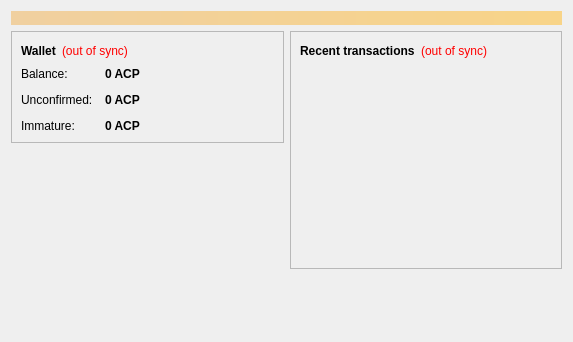
<?xml version="1.0" encoding="UTF-8"?>
<ui version="4.0">
 <class>OverviewPage</class>
 <widget class="QWidget" name="OverviewPage">
  <property name="geometry">
   <rect>
    <x>0</x>
    <y>0</y>
    <width>573</width>
    <height>342</height>
   </rect>
  </property>
  <property name="windowTitle">
   <string>Form</string>
  </property>
  <layout class="QVBoxLayout" name="topLayout">
   <item>
    <widget class="QLabel" name="labelAlerts">
     <property name="visible">
      <bool>false</bool>
     </property>
     <property name="styleSheet">
      <string notr="true">background-color: qlineargradient(x1: 0, y1: 0, x2: 1, y2: 0, stop:0 #F0D0A0, stop:1 #F8D488); color:#000000;</string>
     </property>
     <property name="wordWrap">
      <bool>true</bool>
     </property>
     <property name="margin">
      <number>3</number>
     </property>
    </widget>
   </item>
   <item>
    <layout class="QHBoxLayout" name="horizontalLayout" stretch="1,1">
     <item>
      <layout class="QVBoxLayout" name="verticalLayout_2">
       <item>
        <widget class="QFrame" name="frame">
         <property name="frameShape">
          <enum>QFrame::StyledPanel</enum>
         </property>
         <property name="frameShadow">
          <enum>QFrame::Raised</enum>
         </property>
         <layout class="QVBoxLayout" name="verticalLayout_4">
          <item>
           <layout class="QHBoxLayout" name="horizontalLayout_4">
            <item>
             <widget class="QLabel" name="label_5">
              <property name="font">
               <font>
                <weight>75</weight>
                <bold>true</bold>
               </font>
              </property>
              <property name="text">
               <string>Wallet</string>
              </property>
             </widget>
            </item>
            <item>
             <widget class="QLabel" name="labelWalletStatus">
              <property name="toolTip">
               <string>The displayed information may be out of date. Your wallet automatically synchronizes with the AnarchistsPrime network after a connection is established, but this process has not completed yet.</string>
              </property>
              <property name="styleSheet">
               <string notr="true">QLabel { color: red; }</string>
              </property>
              <property name="text">
               <string notr="true">(out of sync)</string>
              </property>
              <property name="alignment">
               <set>Qt::AlignLeading|Qt::AlignLeft|Qt::AlignVCenter</set>
              </property>
             </widget>
            </item>
            <item>
             <spacer name="horizontalSpacer_2">
              <property name="orientation">
               <enum>Qt::Horizontal</enum>
              </property>
              <property name="sizeHint" stdset="0">
               <size>
                <width>40</width>
                <height>20</height>
               </size>
              </property>
             </spacer>
            </item>
           </layout>
          </item>
          <item>
           <layout class="QFormLayout" name="formLayout_2">
            <property name="fieldGrowthPolicy">
             <enum>QFormLayout::AllNonFixedFieldsGrow</enum>
            </property>
            <property name="horizontalSpacing">
             <number>12</number>
            </property>
            <property name="verticalSpacing">
             <number>12</number>
            </property>
            <item row="0" column="0">
             <widget class="QLabel" name="label">
              <property name="text">
               <string>Balance:</string>
              </property>
             </widget>
            </item>
            <item row="0" column="1">
             <widget class="QLabel" name="labelBalance">
              <property name="font">
               <font>
                <weight>75</weight>
                <bold>true</bold>
               </font>
              </property>
              <property name="cursor">
               <cursorShape>IBeamCursor</cursorShape>
              </property>
              <property name="toolTip">
               <string>Your current balance</string>
              </property>
              <property name="text">
               <string notr="true">0 ACP</string>
              </property>
              <property name="textInteractionFlags">
               <set>Qt::LinksAccessibleByMouse|Qt::TextSelectableByKeyboard|Qt::TextSelectableByMouse</set>
              </property>
             </widget>
            </item>
            <item row="1" column="0">
             <widget class="QLabel" name="label_3">
              <property name="text">
               <string>Unconfirmed:</string>
              </property>
             </widget>
            </item>
            <item row="1" column="1">
             <widget class="QLabel" name="labelUnconfirmed">
              <property name="font">
               <font>
                <weight>75</weight>
                <bold>true</bold>
               </font>
              </property>
              <property name="cursor">
               <cursorShape>IBeamCursor</cursorShape>
              </property>
              <property name="toolTip">
               <string>Total of transactions that have yet to be confirmed, and do not yet count toward the current balance</string>
              </property>
              <property name="text">
               <string notr="true">0 ACP</string>
              </property>
              <property name="textInteractionFlags">
               <set>Qt::LinksAccessibleByMouse|Qt::TextSelectableByKeyboard|Qt::TextSelectableByMouse</set>
              </property>
             </widget>
            </item>
            <item row="2" column="0">
             <widget class="QLabel" name="labelImmatureText">
              <property name="text">
               <string>Immature:</string>
              </property>
             </widget>
            </item>
            <item row="2" column="1">
             <widget class="QLabel" name="labelImmature">
              <property name="font">
               <font>
                <weight>75</weight>
                <bold>true</bold>
               </font>
              </property>
              <property name="toolTip">
               <string>Mined balance that has not yet matured</string>
              </property>
              <property name="text">
               <string notr="true">0 ACP</string>
              </property>
              <property name="textInteractionFlags">
               <set>Qt::LinksAccessibleByMouse|Qt::TextSelectableByKeyboard|Qt::TextSelectableByMouse</set>
              </property>
             </widget>
            </item>
           </layout>
          </item>
         </layout>
        </widget>
       </item>
       <item>
        <spacer name="verticalSpacer">
         <property name="orientation">
          <enum>Qt::Vertical</enum>
         </property>
         <property name="sizeHint" stdset="0">
          <size>
           <width>20</width>
           <height>40</height>
          </size>
         </property>
        </spacer>
       </item>
      <item>
         <widget class="QLabel" name="coinimage">
          <property name="text">
           <string/>
          </property>
          <property name="pixmap">
           <pixmap resource="../bitcoin.qrc">:/icons/bitcoin</pixmap>
          </property>
          <property name="scaledContents">
           <bool>false</bool>
          </property>
          <property name="alignment">
           <set>Qt::AlignCenter</set>
          </property>
          <property name="margin">
           <number>-2</number>
          </property>
         </widget>
        </item>
      </layout>
     </item>
     <item>
      <layout class="QVBoxLayout" name="verticalLayout_3">
       <item>
        <widget class="QFrame" name="frame_2">
         <property name="frameShape">
          <enum>QFrame::StyledPanel</enum>
         </property>
         <property name="frameShadow">
          <enum>QFrame::Raised</enum>
         </property>
         <layout class="QVBoxLayout" name="verticalLayout">
          <item>
           <layout class="QHBoxLayout" name="horizontalLayout_2">
            <item>
             <widget class="QLabel" name="label_4">
              <property name="text">
               <string>&lt;b&gt;Recent transactions&lt;/b&gt;</string>
              </property>
             </widget>
            </item>
            <item>
             <widget class="QLabel" name="labelTransactionsStatus">
              <property name="toolTip">
               <string>The displayed information may be out of date. Your wallet automatically synchronizes with the AnarchistsPrime network after a connection is established, but this process has not completed yet.</string>
              </property>
              <property name="styleSheet">
               <string notr="true">QLabel { color: red; }</string>
              </property>
              <property name="text">
               <string notr="true">(out of sync)</string>
              </property>
              <property name="alignment">
               <set>Qt::AlignRight|Qt::AlignTrailing|Qt::AlignVCenter</set>
              </property>
             </widget>
            </item>
            <item>
             <spacer name="horizontalSpacer">
              <property name="orientation">
               <enum>Qt::Horizontal</enum>
              </property>
              <property name="sizeHint" stdset="0">
               <size>
                <width>40</width>
                <height>20</height>
               </size>
              </property>
             </spacer>
            </item>
           </layout>
          </item>
          <item>
           <widget class="QListView" name="listTransactions">
            <property name="styleSheet">
             <string notr="true">QListView { background: transparent; }</string>
            </property>
            <property name="frameShape">
             <enum>QFrame::NoFrame</enum>
            </property>
            <property name="verticalScrollBarPolicy">
             <enum>Qt::ScrollBarAlwaysOff</enum>
            </property>
            <property name="horizontalScrollBarPolicy">
             <enum>Qt::ScrollBarAlwaysOff</enum>
            </property>
            <property name="selectionMode">
             <enum>QAbstractItemView::NoSelection</enum>
            </property>
           </widget>
          </item>
         </layout>
        </widget>
       </item>
       <item>
        <spacer name="verticalSpacer_2">
         <property name="orientation">
          <enum>Qt::Vertical</enum>
         </property>
         <property name="sizeHint" stdset="0">
          <size>
           <width>20</width>
           <height>40</height>
          </size>
         </property>
        </spacer>
       </item>
      </layout>
     </item>
    </layout>
   </item>
  </layout>
 </widget>
 <resources/>
 <connections/>
</ui>
